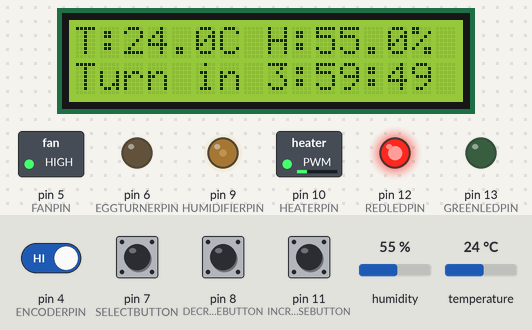
The sketch below on a simulated Arduino Uno, built with avr-gcc and run on an emulated ATmega328P. On the bench: 16×2 character LCD, switched loads named in the sketch (green lamp = pin HIGH), output pins drawn as LEDs (lit = HIGH). The test bench sets the inputs (shaded band); at power-on: pin 4 (ENCODERPIN), pin 7 (SELECTBUTTON), pin 8 (DECREASEBUTTON), pin 11 (INCREASEBUTTON) HIGH, humidity 55 %, temperature 24 °C.

Above: at 12.0 s.
12.1 s: pin 7 (SELECTBUTTON) pulled LOW for 0.15 s
At 12.6 s:
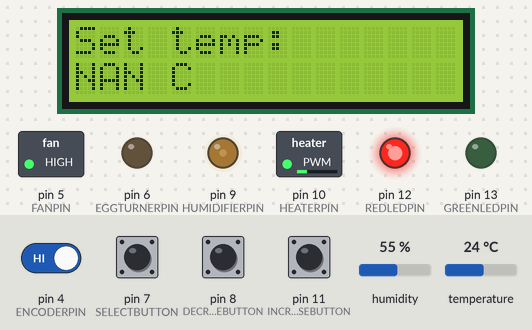
23.0 s: humidity set to 22 %
At 31.7 s:
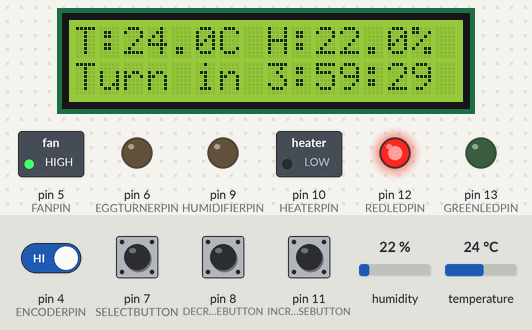
33.7 s: temperature set to 12 °C
At 40.8 s:
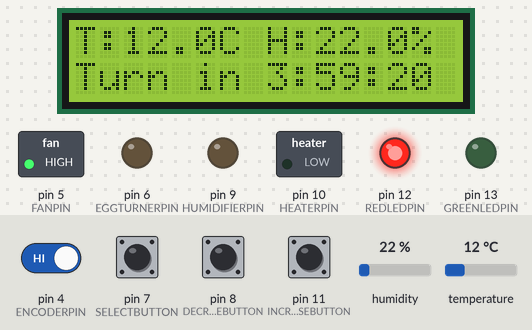
41.9 s: pin 7 (SELECTBUTTON) pulled LOW for 1 s
At 43.4 s:
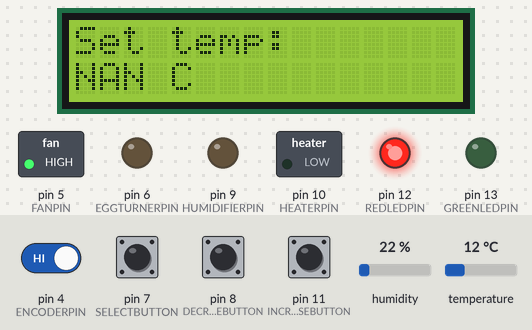
53.5 s: humidity set to 40 %
At 62.0 s:
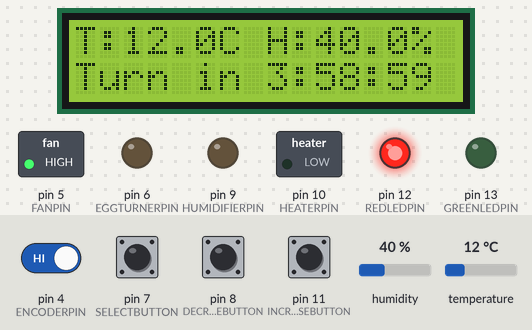
Timing chart, 0 to 62.9 s (numbered marks = the images above; inputs shaded):
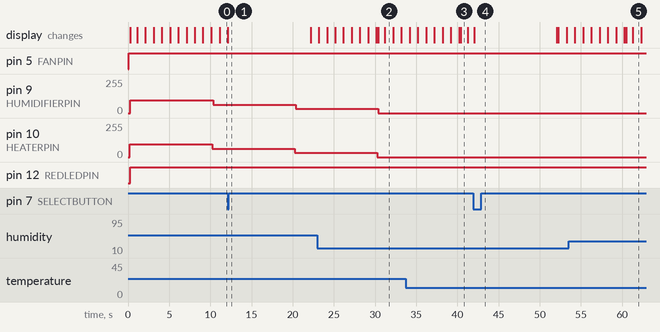

The sketch:

incubator.ino
```cpp
#include <avr/wdt.h>
#include <Wire.h>
#include <SHTSensor.h>
#include <LiquidCrystal.h>
#include "Controller.h"
#include "StatusScreen.h"
#include "ControllerScreen.h"
#include "TimerScreen.h"
#include "TimerTrigger.h"
#include "Controller.h"
#include "SerialComm.h"

#define PERIOD 200

#define NUMBEROFSCREENS 4
#define FANPIN 5
#define HUMIDIFIERPIN 9
#define HEATERPIN 10
#define EGGTURNERPIN 6
#define ENCODERPIN 4
#define SELECTBUTTON 7
#define DECREASEBUTTON 8
#define INCREASEBUTTON 11
#define RSPIN A0
#define ENABLEPIN A1
#define D4PIN A3
#define D5PIN A2
#define D6PIN 2
#define D7PIN 3
#define REDLEDPIN 12
#define GREENLEDPIN 13

#define TEMPADDR 0
#define HUMIDADDR 4
#define TURNERADDR 8

uint8_t tick_counter = 0;

LiquidCrystal lcd = LiquidCrystal(RSPIN, ENABLEPIN, D4PIN, D5PIN, D6PIN, D7PIN);
SHTSensor shtxx;

Controller *humidityController;
Controller *temperatureController;

TimerTrigger eggTurnerTimer;

SerialComm serialComm;

StatusScreen statusScreen;

ControllerScreen temperatureScreen;
ControllerScreen humidityScreen;
TimerScreen timerScreen;

Screen *screen[NUMBEROFSCREENS] = {&statusScreen,
				   &temperatureScreen,
				   &humidityScreen,
				   &timerScreen};

float temperature;
float humidity;

void setup (void){
  Serial.begin(115200);
  Wire.begin();
  shtxx.init();
  shtxx.setAccuracy(SHTSensor::SHT_ACCURACY_HIGH);
  humidityController = new Controller(&humidity, HUMIDIFIERPIN);
  temperatureController = new Controller(&temperature, HEATERPIN);

  pinMode(SELECTBUTTON, INPUT);
  digitalWrite(SELECTBUTTON, HIGH);
  pinMode(INCREASEBUTTON, INPUT);
  digitalWrite(INCREASEBUTTON, HIGH);
  pinMode(DECREASEBUTTON, INPUT);
  digitalWrite(DECREASEBUTTON, HIGH);
  pinMode(ENCODERPIN, INPUT);
  digitalWrite(ENCODERPIN, HIGH);

  pinMode(FANPIN, OUTPUT);
  pinMode(HUMIDIFIERPIN, OUTPUT);
  pinMode(HEATERPIN, OUTPUT);
  pinMode(EGGTURNERPIN, OUTPUT);
  pinMode(REDLEDPIN, OUTPUT);
  pinMode(GREENLEDPIN, OUTPUT);

  humidityController->restore(HUMIDADDR);
  humidityController->setMaxError(2);
  temperatureController->restore(TEMPADDR);
  temperatureController->setMaxError(0.2);

  eggTurnerTimer.init(EGGTURNERPIN);
  serialComm.init(&eggTurnerTimer, temperatureController, humidityController);
  eggTurnerTimer.restore(TURNERADDR);

  lcd.begin(16,2);
  statusScreen.init(&lcd, &temperature,
   		    &humidity, &eggTurnerTimer);
  temperatureScreen.init(&lcd, F("temp"), temperatureController, 'C');
  humidityScreen.init(&lcd, F("RH"), humidityController, '%');
  timerScreen.init(&lcd, F("Turner"), &eggTurnerTimer);

  // temperatureController->setTarget(37.7);
  // humidityController->setTarget(55);
  // while (!Serial.available()) {
  //   delay (1000);
  // }
  wdt_enable(WDTO_8S);
}

void loop (void) {
  unsigned long int lastPush = millis();
  uint8_t activeScreen = 0;
  const float step = 0.1;
  unsigned long int now;
  bool lastSelectRead = digitalRead(SELECTBUTTON);
  bool selectRead;
  bool lastEncRead = digitalRead(ENCODERPIN);
  bool encRead;
  bool problem = false;

  analogWrite(FANPIN, 255);

  while (true) {
    now = millis();
    if ((now - lastPush) > 10000){
      if (activeScreen != 0) {
    	activeScreen = 0;
	screen[activeScreen]->refresh();
      }
    }

    selectRead = digitalRead(SELECTBUTTON);
    if (!selectRead && lastSelectRead) {
      lastPush = now;
      activeScreen = (activeScreen + 1) % NUMBEROFSCREENS;
      screen[activeScreen]->refresh();
    }

    if (!digitalRead(INCREASEBUTTON)){
      lastPush = now;
      screen[activeScreen]->modify(step);
      screen[activeScreen]->refresh();
    }

    if (!digitalRead(DECREASEBUTTON)){
      lastPush = now;
      screen[activeScreen]->modify(-1 * step);
      screen[activeScreen]->refresh();
    }

    encRead = digitalRead(ENCODERPIN);
    if (encRead != lastEncRead) {
      lastEncRead = encRead;
      eggTurnerTimer.step();
    }

    if (!(tick_counter % 5)) {
      eggTurnerTimer.check();
      screen[activeScreen]->refresh();
    }

    if (!(tick_counter % 50)) {
      if (shtxx.readSample()) {
        temperature = shtxx.getTemperature();
        humidity = shtxx.getHumidity();
        temperatureController->control();
        humidityController->control();
        screen[activeScreen]->refresh();
      } else {
	Serial.println(88888888);
      }
    }

    if (!(tick_counter % 50)){
      temperatureController->save(TEMPADDR);
      humidityController->save(HUMIDADDR);
      eggTurnerTimer.save(TURNERADDR);
    }

    serialComm.check();
    problem = !temperatureController->getStatus() || !humidityController->getStatus()
      || !eggTurnerTimer.getStatus();

    if (problem) {
      digitalWrite(GREENLEDPIN, LOW);
      digitalWrite(REDLEDPIN, HIGH);
    } else {
      digitalWrite(GREENLEDPIN, HIGH);
      digitalWrite(REDLEDPIN, LOW);
    }

    lastSelectRead = selectRead;
    tick_counter = (tick_counter + 1) % 100;
    if ((millis()-now) < PERIOD) {
      delay(PERIOD-(millis()-now));
    }

    wdt_reset();
  }

}
```

Controller.cpp
```cpp
#include <Arduino.h>
#include <EEPROM.h>
#include "Controller.h"

#define MIN_POWER 0
#define MAX_POWER 255

#define NUM_RULES 25

//#define DEBUG

Fuzzy *Controller::fuzzy = NULL;

FuzzyInput Controller::errorInput = FuzzyInput(1);
FuzzySet Controller::L_N = FuzzySet(-3, -3, -2.75, -0.5);
FuzzySet Controller::S_N = FuzzySet(-2.75, -0.5, -0.05, 0);
FuzzySet Controller::Z = FuzzySet(-0.05, 0, 0, 0.05);
FuzzySet Controller::S_P = FuzzySet(0, 0.05, 0.5, 2.75);
FuzzySet Controller::L_P = FuzzySet(0.5, 2.75, 3, 3);

FuzzyInput Controller::errorDeltaInput = FuzzyInput(2);
FuzzySet Controller::L_NA = FuzzySet(-0.05, -0.05, -0.0075, -0.0025);
FuzzySet Controller::S_NA = FuzzySet(-0.0075, -0.0025, -0.00125, 0);
FuzzySet Controller::Z_A = FuzzySet(-0.00125, 0, 0, 0.00125);
FuzzySet Controller::S_PA = FuzzySet(0, 0.00125, 0.0025, 0.0075);
FuzzySet Controller::L_PA = FuzzySet(0.0025, 0.0075, 0.05, 0.05);

FuzzyOutput Controller::adjust = FuzzyOutput(1);
FuzzySet Controller::VL_D = FuzzySet(-34, -32, -32, -30);
FuzzySet Controller::L_D = FuzzySet(-18, -16, -16, -14);
FuzzySet Controller::M_D = FuzzySet(-6, -4, -4, -2);
FuzzySet Controller::S_D = FuzzySet(-4, -2, -2, 0);
FuzzySet Controller::K = FuzzySet(-1,0,0,1);
FuzzySet Controller::S_I = FuzzySet(0, 2, 2, 4);
FuzzySet Controller::M_I = FuzzySet(2, 4, 4, 6);
FuzzySet Controller::L_I = FuzzySet(14, 16, 16, 18);
FuzzySet Controller::VL_I = FuzzySet(30, 32, 32, 34);

Controller::Controller (float *sensor, uint8_t pinNumber) {
  int i = 1;
  _sensor = sensor;
  pin = pinNumber;
  power = (MAX_POWER - MIN_POWER) / 2;
  target = 0;

  lastError = *_sensor - target;
  lastTime = millis();

  modified = false;
  // Serial.begin(9600);
  if (fuzzy == NULL) {
    fuzzy = new Fuzzy();

    // Serial.println((unsigned long int)errorInput.fuzzySets);
    // Serial.println((unsigned long int)errorInput.fuzzySetsCursor);
    errorInput.addFuzzySet(&L_N);
    // Serial.println((unsigned long int)errorInput.fuzzySets);
    // Serial.println((unsigned long int)errorInput.fuzzySetsCursor);
    errorInput.addFuzzySet(&S_N);
    // Serial.println((unsigned long int)errorInput.fuzzySets);
    // Serial.println((unsigned long int)errorInput.fuzzySetsCursor);
    errorInput.addFuzzySet(&Z);
    // Serial.println((unsigned long int)errorInput.fuzzySets);
    // Serial.println((unsigned long int)errorInput.fuzzySetsCursor);
    errorInput.addFuzzySet(&S_P);
    // Serial.println((unsigned long int)errorInput.fuzzySets);
    // Serial.println((unsigned long int)errorInput.fuzzySetsCursor);
    errorInput.addFuzzySet(&L_P);
    // Serial.println((unsigned long int)errorInput.fuzzySets);
    // Serial.println((unsigned long int)errorInput.fuzzySetsCursor);
    fuzzy->addFuzzyInput(&errorInput);

    errorDeltaInput.addFuzzySet(&L_NA);
    errorDeltaInput.addFuzzySet(&S_NA);
    errorDeltaInput.addFuzzySet(&Z_A);
    errorDeltaInput.addFuzzySet(&S_PA);
    errorDeltaInput.addFuzzySet(&L_PA);
    fuzzy->addFuzzyInput(&errorDeltaInput);

    adjust.addFuzzySet(&VL_D);
    adjust.addFuzzySet(&L_D);
    adjust.addFuzzySet(&M_D);
    adjust.addFuzzySet(&S_D);
    adjust.addFuzzySet(&K);
    adjust.addFuzzySet(&S_I);
    adjust.addFuzzySet(&M_I);
    adjust.addFuzzySet(&L_I);
    adjust.addFuzzySet(&VL_I);
    fuzzy->addFuzzyOutput(&adjust);

    FuzzyRuleAntecedent* ifLargeNegative = new FuzzyRuleAntecedent();
    FuzzyRuleAntecedent* ifSmallNegativeAndQuicklyDecreasing = new FuzzyRuleAntecedent();
    FuzzyRuleAntecedent* ifSmallNegativeAndSlowlyDecreasing = new FuzzyRuleAntecedent();
    FuzzyRuleAntecedent* ifSmallNegativeAndNotMoving = new FuzzyRuleAntecedent();
    FuzzyRuleAntecedent* ifSmallNegativeAndSlowlyIncreasing = new FuzzyRuleAntecedent();
    FuzzyRuleAntecedent* ifSmallNegativeAndQuicklyIncreasing = new FuzzyRuleAntecedent();
    FuzzyRuleAntecedent* ifZeroAndQuicklyDecreasing = new FuzzyRuleAntecedent();
    FuzzyRuleAntecedent* ifZeroAndSlowlyDecreasing = new FuzzyRuleAntecedent();
    FuzzyRuleAntecedent* ifZeroAndNotMoving = new FuzzyRuleAntecedent();
    FuzzyRuleAntecedent* ifZeroAndSlowlyIncreasing = new FuzzyRuleAntecedent();
    FuzzyRuleAntecedent* ifZeroAndQuicklyIncreasing = new FuzzyRuleAntecedent();
    FuzzyRuleAntecedent* ifSmallPositiveAndSlowlyIncreasing = new FuzzyRuleAntecedent();
    FuzzyRuleAntecedent* ifSmallPositiveAndQuicklyIncreasing = new FuzzyRuleAntecedent();
    FuzzyRuleAntecedent* ifSmallPositiveAndNotMoving = new FuzzyRuleAntecedent();
    FuzzyRuleAntecedent* ifSmallPositiveAndSlowlyDecreasing = new FuzzyRuleAntecedent();
    FuzzyRuleAntecedent* ifSmallPositiveAndQuicklyDecreasing = new FuzzyRuleAntecedent();
    FuzzyRuleAntecedent* ifLargePositive = new FuzzyRuleAntecedent();

    ifLargeNegative->joinSingle(&L_N);
    ifSmallNegativeAndQuicklyDecreasing->joinWithAND(&S_N,&L_NA);
    ifSmallNegativeAndSlowlyDecreasing->joinWithAND(&S_N,&S_NA);
    ifSmallNegativeAndNotMoving->joinWithAND(&S_N,&Z_A);
    ifSmallNegativeAndSlowlyIncreasing->joinWithAND(&S_N, &S_PA);
    ifSmallNegativeAndQuicklyIncreasing->joinWithAND(&S_N, &L_PA);
    ifZeroAndQuicklyDecreasing->joinWithAND(&Z, &L_NA);
    ifZeroAndSlowlyDecreasing->joinWithAND(&Z, &S_NA);
    ifZeroAndNotMoving->joinWithAND(&Z, &Z_A);
    ifZeroAndSlowlyIncreasing->joinWithAND(&Z, &S_PA);
    ifZeroAndQuicklyIncreasing->joinWithAND(&Z, &L_PA);
    ifSmallPositiveAndSlowlyIncreasing->joinWithAND(&S_P,&S_PA);
    ifSmallPositiveAndQuicklyIncreasing->joinWithAND(&S_P,&L_PA);
    ifSmallPositiveAndNotMoving->joinWithAND(&S_P,&Z_A);
    ifSmallPositiveAndSlowlyDecreasing->joinWithAND(&S_P, &S_NA);
    ifSmallPositiveAndQuicklyDecreasing->joinWithAND(&S_P, &L_NA);
    ifLargePositive->joinSingle(&L_P);

    FuzzyRuleConsequent* VeryLargeDecrease = new FuzzyRuleConsequent();
    FuzzyRuleConsequent* LargeDecrease = new FuzzyRuleConsequent();
    FuzzyRuleConsequent* MediumDecrease = new FuzzyRuleConsequent();
    FuzzyRuleConsequent* SmallDecrease = new FuzzyRuleConsequent();
    FuzzyRuleConsequent* Keep = new FuzzyRuleConsequent();
    FuzzyRuleConsequent* SmallIncrease = new FuzzyRuleConsequent();
    FuzzyRuleConsequent* MediumIncrease = new FuzzyRuleConsequent();
    FuzzyRuleConsequent* LargeIncrease = new FuzzyRuleConsequent();
    FuzzyRuleConsequent* VeryLargeIncrease = new FuzzyRuleConsequent();

    VeryLargeDecrease->addOutput(&VL_D);
    LargeDecrease->addOutput(&L_D);
    MediumDecrease->addOutput(&M_D);
    SmallDecrease->addOutput(&S_D);
    Keep->addOutput(&K);
    SmallIncrease->addOutput(&S_I);
    MediumIncrease->addOutput(&M_I);
    LargeIncrease->addOutput(&L_I);
    VeryLargeIncrease->addOutput(&VL_I);

    fuzzy->addFuzzyRule(new FuzzyRule(i++, ifLargeNegative, VeryLargeIncrease));
    fuzzy->addFuzzyRule(new FuzzyRule(i++, ifSmallNegativeAndQuicklyDecreasing, LargeIncrease));
    fuzzy->addFuzzyRule(new FuzzyRule(i++, ifSmallNegativeAndSlowlyDecreasing, MediumIncrease));
    fuzzy->addFuzzyRule(new FuzzyRule(i++, ifSmallNegativeAndNotMoving, SmallIncrease));
    fuzzy->addFuzzyRule(new FuzzyRule(i++, ifSmallNegativeAndSlowlyIncreasing, Keep));
    fuzzy->addFuzzyRule(new FuzzyRule(i++, ifSmallNegativeAndQuicklyIncreasing, SmallDecrease));
    fuzzy->addFuzzyRule(new FuzzyRule(i++, ifZeroAndQuicklyDecreasing, MediumIncrease));
    fuzzy->addFuzzyRule(new FuzzyRule(i++, ifZeroAndSlowlyDecreasing, SmallIncrease));
    fuzzy->addFuzzyRule(new FuzzyRule(i++, ifZeroAndNotMoving, Keep));
    fuzzy->addFuzzyRule(new FuzzyRule(i++, ifZeroAndSlowlyIncreasing, SmallDecrease));
    fuzzy->addFuzzyRule(new FuzzyRule(i++, ifZeroAndQuicklyIncreasing, MediumDecrease));
    fuzzy->addFuzzyRule(new FuzzyRule(i++, ifSmallPositiveAndQuicklyDecreasing, SmallIncrease));
    fuzzy->addFuzzyRule(new FuzzyRule(i++, ifSmallPositiveAndSlowlyDecreasing, Keep));
    fuzzy->addFuzzyRule(new FuzzyRule(i++, ifSmallPositiveAndNotMoving, SmallDecrease));
    fuzzy->addFuzzyRule(new FuzzyRule(i++, ifSmallPositiveAndSlowlyIncreasing, MediumDecrease));
    fuzzy->addFuzzyRule(new FuzzyRule(i++, ifSmallPositiveAndQuicklyIncreasing, LargeDecrease));
    fuzzy->addFuzzyRule(new FuzzyRule(i++, ifLargePositive, VeryLargeDecrease));
  }
}

void Controller::setTarget (float targetValue) {
  target = targetValue;
  modified = true;
}

void Controller::setMaxError (float max) {
  maxError = max;
}

float Controller::getTarget (void) {
  return target;
}

uint8_t Controller::getPower (void) {
  return power;
}

float* Controller::getSensor(void) {
  return _sensor;
}

void Controller::control (void) {
  float error;
  float delta;
  float throttle;
  float elapsedSeconds;

  error = *_sensor - target;
  elapsedSeconds = (float)(millis() - lastTime) /1000;

  delta = (error - lastError)/elapsedSeconds; // TODO: check roll over

  lastTime = millis();
  lastError = error;

  fuzzy->setInput(1, error);
  fuzzy->setInput(2, delta);
  fuzzy->fuzzify();

#ifdef DEBUG
  Serial.println(error,3);
  Serial.println(delta,3);

  Serial.print(L_N.getPertinence());
  Serial.print(' ');
  Serial.print(S_N.getPertinence());
  Serial.print(' ');
  Serial.print(Z.getPertinence());
  Serial.print(' ');
  Serial.print(S_P.getPertinence());
  Serial.print(' ');
  Serial.println(L_P.getPertinence());

  Serial.print(L_NA.getPertinence());
  Serial.print(' ');
  Serial.print(S_NA.getPertinence());
  Serial.print(' ');
  Serial.print(Z_A.getPertinence());
  Serial.print(' ');
  Serial.print(S_PA.getPertinence());
  Serial.print(' ');
  Serial.println(L_PA.getPertinence());

  for (i=1; i<=NUM_RULES; i++) {
    Serial.print(fuzzy->isFiredRule(i));
    if (i%5) {
      Serial.print(' ');
    } else {
      Serial.println();
    }
  }
  Serial.println();

  Serial.print(VL_D.getPertinence());
  Serial.print(' ');
  Serial.print(L_D.getPertinence());
  Serial.print(' ');
  Serial.print(M_D.getPertinence());
  Serial.print(' ');
  Serial.print(S_D.getPertinence());
  Serial.print(' ');
  Serial.print(K.getPertinence());
  Serial.print(' ');
  Serial.print(S_I.getPertinence());
  Serial.print(' ');
  Serial.print(M_I.getPertinence());
  Serial.print(' ');
  Serial.print(L_I.getPertinence());
  Serial.print(' ');
  Serial.println(VL_I.getPertinence());
#endif

  throttle = fuzzy->defuzzify(1);

#ifdef DEBUG
  Serial.println(throttle);
#endif

  if (throttle > 0)
    throttle += 0.5; //to round it
  else if (throttle < 0)
    throttle -= 0.5;

  power = (uint8_t)constrain(power +
   			     (int)throttle, MIN_POWER, MAX_POWER);

  analogWrite (pin, power);
}


void Controller::save(int address) {
  unsigned int i;
  byte *b = (byte *)&target;

  if (modified) {
    for (i=0; i<sizeof(float); i++) {
      EEPROM.write(address+i, *b++);
    }
  }

  modified = false;
}

void Controller::restore(int address) {
  unsigned int i;
  byte *b = (byte *)&target;

  for (i=0; i<sizeof(float); i++) {
    *b++ = EEPROM.read(address+i);
  }

  modified = false;
}

bool Controller::getStatus() {
  return fabs(*_sensor - target) <= maxError;
}
```

Controller.h
```cpp
#ifndef _CONTROLLER_
#define _CONTROLLER_

#include <FuzzyRule.h>
#include <FuzzyComposition.h>
#include <Fuzzy.h>
#include <FuzzyRuleConsequent.h>
#include <FuzzyOutput.h>
#include <FuzzyInput.h>
#include <FuzzyIO.h>
#include <FuzzySet.h>
#include <FuzzyRuleAntecedent.h>

class Controller
{
private:
  float *_sensor;
  uint8_t pin;
  uint8_t power;
  float target;
  float maxError;
  float lastError;
  unsigned long lastTime;
  uint8_t modified;
  static Fuzzy *fuzzy;
  static FuzzySet L_N;
  static FuzzySet S_N;
  static FuzzySet Z;
  static FuzzySet S_P;
  static FuzzySet L_P;
  static FuzzyInput errorInput;
  static FuzzySet L_NA;
  static FuzzySet S_NA;
  static FuzzySet Z_A;
  static FuzzySet S_PA;
  static FuzzySet L_PA;
  static FuzzyInput errorDeltaInput;
  static FuzzySet VL_D;
  static FuzzySet L_D;
  static FuzzySet M_D;
  static FuzzySet S_D;
  static FuzzySet K;
  static FuzzySet S_I;
  static FuzzySet M_I;
  static FuzzySet L_I;
  static FuzzySet VL_I;
  static FuzzyOutput adjust;

public:
  Controller (float *sensor, uint8_t pinNumber);
  void setTarget(float targetValue);
  void setMaxError(float max);
  float getTarget(void);
  uint8_t getPower(void);
  float *getSensor();
  void control(void);
  void save(int address);
  void restore(int address);
  bool getStatus();
};

#endif
```

ControllerScreen.cpp
```cpp
#include "ControllerScreen.h"
#include "MemoryTest.h"

void ControllerScreen::init(LiquidCrystal *lcd, const __FlashStringHelper *nameString,
			    Controller *controller, char measureUnit) {
  _lcd = lcd;
  _controller = controller;
  _measureUnit = measureUnit;
  name = nameString;
}

void ControllerScreen::refresh () {
  char str[5];

  _lcd->clear();
  _lcd->print(F("Set "));
  _lcd->print(name);
  _lcd->print(':');
  _lcd->setCursor(0,1);
  dtostrf(_controller->getTarget(), -4, 1, str);
  _lcd->print(str);
  _lcd->print(_measureUnit);
}

void ControllerScreen::modify(float step) {
  float target;

  target = _controller->getTarget();

  target += step;

  if (target > MAXVALUE)
    target = MINVALUE;
  if (target < MINVALUE)
    target = MAXVALUE;

  _controller->setTarget(target);
  refresh();
}
```

MemoryTest.h
```cpp
#ifndef __MEMORYTEST_
#define __MEMORYTEST_

int memoryTest();

#endif
```

Observer.h
```cpp
#ifndef _OBSERVER_
#define _OBSERVER_

class Subject;

class Observer
{
public:
  virtual void update(Subject* subject) {};
};

#endif
```

Source omitted: ControllerScreen.h (514 bytes), MemoryTest.cpp (788 bytes), Screen.h (142 bytes), SerialComm.cpp (1939 bytes), SerialComm.h (406 bytes), StatusScreen.cpp (1444 bytes), StatusScreen.h (505 bytes), Subject.cpp (591 bytes), Subject.h (334 bytes), TimerScreen.cpp (565 bytes), TimerScreen.h (406 bytes), TimerTrigger.cpp (1743 bytes) and 1 more

Measured:
- after the input at 12.1 s, the display: changes at once (image 1)
- after the input at 41.9 s, the display: changes after 0.13 s (image 4)
- what the display in image 3 shows lasts 0.8 s, from 40.4 s to 41.2 s
